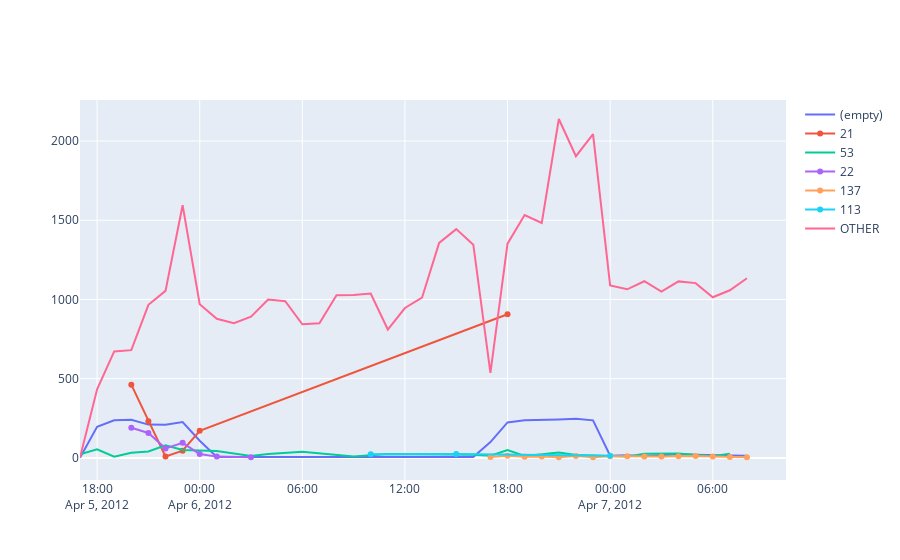

Write notebook code for a chart like this one.
### Code cell
fig = go.Figure()
for i in range(2, len(ports)):
    expr = ports_per_hour['port_classification'] == ports[i]
    fig.add_trace(go.Scatter(
        x=ports_per_hour[expr]['date_hour'],
        y=ports_per_hour[expr]['ct'],
        name=ports[i],
        connectgaps=False)
    )
fig.show()
